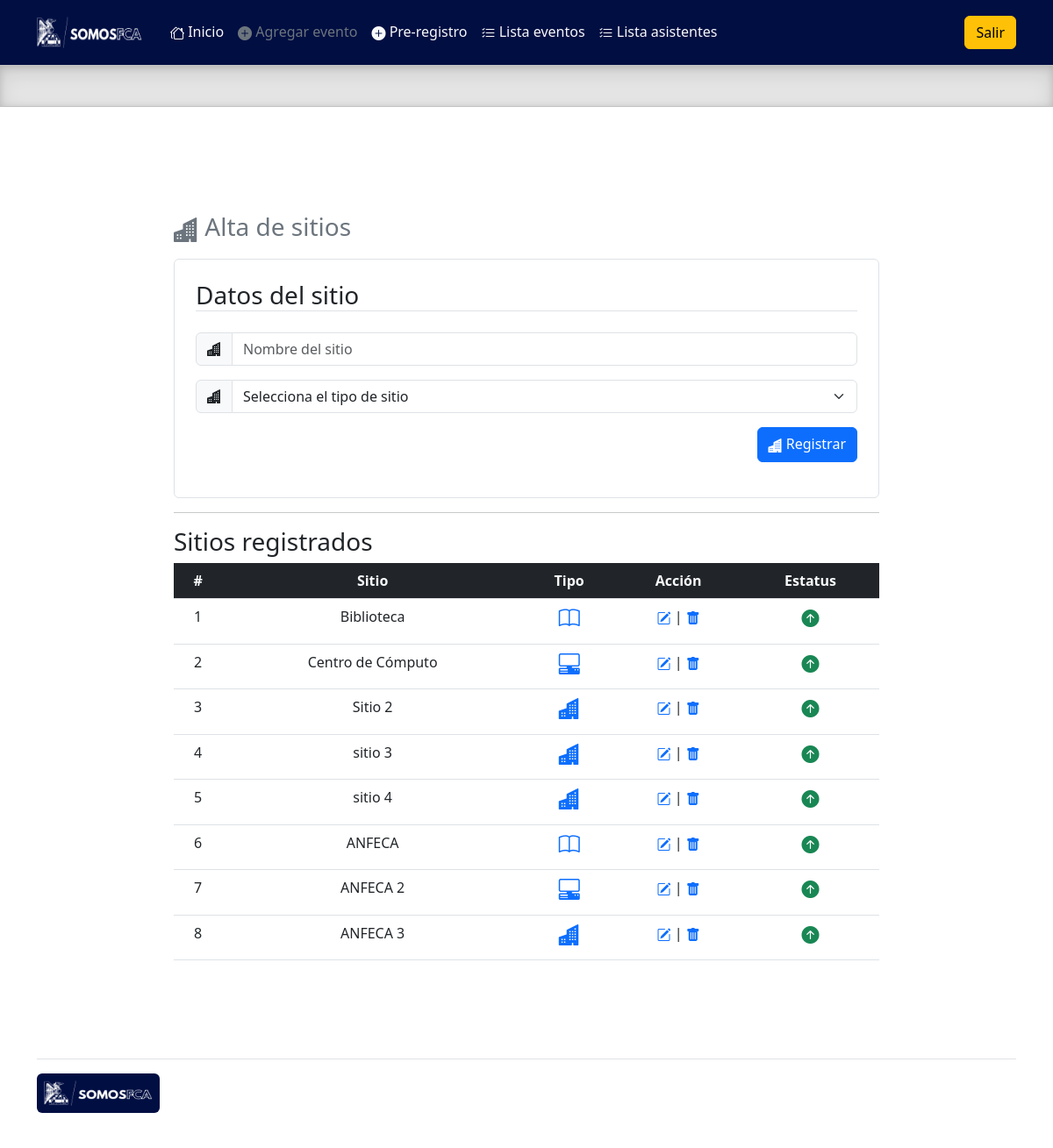
Page /admin/alta_sitio.php on the committed database.
### tables this page shows
CREATE TABLE `sitio` (
  `id` int(11) NOT NULL,
  `sitio` varchar(50) NOT NULL,
  `tipo_sitio` int(11) NOT NULL COMMENT '1 -Biblioteca 2- CC',
  `activo` int(11) NOT NULL
);

### admin/query/query_sitios.php (called while the page is built)
<?php
include('prcd/qc.php');
if (isset($idEventos)){
$sqlSitios2 = "SELECT * FROM sitio WHERE id = '$idEventos' ORDER BY id ASC ";
$resultadoSitio2 = $conn->query($sqlSitios2);
}
else{
$sqlSitios = "SELECT * FROM sitio ORDER BY id ASC";
$resultadoSitio = $conn->query($sqlSitios);
}
?>

### admin/alta_sitio.php (the view, shortened to what this page needs)
<!doctype html>
<html lang="en">
  <head>
    <link rel="stylesheet" href="https://cdn.jsdelivr.net/npm/bootstrap-icons@1.10.2/font/bootstrap-icons.css">
    <link href="../assets/dist/css/bootstrap.min.css" rel="stylesheet">
    <link href="headers.css" rel="stylesheet">
  </head>
  <body>
<main class="mb-0">
  <header class="p-3" style="background-color:#000e42;">
    <div class="container">
      <div class="d-flex flex-wrap align-items-center justify-content-center justify-content-lg-start">
        <a href="/" class="d-flex align-items-center mb-2 mb-lg-0 text-white text-decoration-none">
          <img src="../assets/brand/img/logo.png" width="120" height="36" role="img" alt="">
        </a>
        <ul class="nav col-12 col-lg-auto me-lg-auto mb-2 ms-4 justify-content-center mb-md-0">
          <li><a href="index.php" class="nav-link px-2 text-light"><i class="bi bi-houses"></i> Inicio</a></li>
          <li><a href="#" class="nav-link px-2 text-secondary"><i class="bi bi-plus-circle-fill"></i> Agregar evento</a></li>
          <li><a href="alta_asistentes.php" class="nav-link px-2 text-light"><i class="bi bi-plus-circle-fill"></i> Pre-registro</a></li>
          <li><a href="lista_eventos.php" class="nav-link px-2 text-light"><i class="bi bi-list-check"></i> Lista eventos</a></li>
          <li><a href="lista_asistentes.php" class="nav-link px-2 text-light"><i class="bi bi-list-check"></i> Lista asistentes</a></li>
        </ul>
        <div class="text-end">
          <a href="query/sort.php" type="button" class="btn btn-warning">Salir</a>
        </div>
      </div>
    </div>
  </header>
  <div class="b-example-divider">
  </div>
    <div class="container-fluid w-75 h-100 mt-5 mb-5 p-5">
    <h3 class="mt-4 mb-3 text-secondary"><i class="bi bi-buildings-fill"></i> Alta de sitios</h3>
    <div class="row justify-content-center">
      <form action="prcd/proceso_alta_sitio.php" method="POST">
        <div class="col-12 border rounded p-4">
            <h3 class="mb-4 border-bottom">Datos del sitio</h3>
            <div class="input-group mb-3">
                <span class="input-group-text" id="basic-addon1"><i class="bi bi-buildings-fill"></i></span>
                <input type="text" class="form-control" placeholder="Nombre del sitio" aria-label="Nombre del sitio" aria-describedby="basic-addon1" name="sitio" required>
            </div>
            <div class="input-group mb-3">
                <span class="input-group-text" id="basic-addon1"><i class="bi bi-buildings-fill"></i></span>
                  <select class="form-select" aria-label="Default select example" name="tipo_sitio" required>
                    <option value="" selected>Selecciona el tipo de sitio</option>
                  </select>
            </div>
            <p class="w-100 text-end"><button class="btn btn-primary" type="submit"><i class="bi bi-buildings-fill"></i> Registrar</button></p>
        </form>
        </div>
    </div>
    <hr>
    <h3 class="mt-3 mb-2">Sitios registrados</h3>
    <table class="table table-hover text-center">
        <thead class="bg-dark text-light">
            <tr>
                <th scope="col">#</th>
                <th scope="col">Sitio</th>
                <th scope="col">Tipo</th>
                <th scope="col">Acción</th>
                <th scope="col">Estatus</th>
                </tr>
        </thead>
        <tbody>
            <?
            $x = 0;
            include('query/query_sitios.php');
            while($rowSitio = $resultadoSitio->fetch_assoc()){
                $x++;
                echo'
                <tr>
                    <td>'.$x.'</td>
                    <td>'.$rowSitio['sitio'].'</td>';
                    if($rowSitio['tipo_sitio'] == 1){
                      echo'
                      <td>
                          <a class="pointer" title="Tipo sitio" data-bs-toggle="popover" data-bs-placement="right" data-bs-content="Biblioteca" data-bs-trigger="hover focus">
                            <i class="bi bi-book h4"></i>
                          </a>
                      </td>
                      ';
                    }
                    else if($rowSitio['tipo_sitio'] == 2){
                        echo'
                        <td>
                        <a class="pointer" title="Tipo sitio" data-bs-toggle="popover" data-bs-placement="right" data-bs-content="Centro de cómputo" data-bs-trigger="hover focus">
                          <i class="bi bi-pc-display-horizontal h4"></i>
                        </a>
                        </td>
                        ';
                    }
                    else if($rowSitio['tipo_sitio'] == 3){
                        echo'
                        <td>
                        <a class="pointer" title="Tipo sitio" data-bs-toggle="popover" data-bs-placement="right" data-bs-content="Otro sitio" data-bs-trigger="hover focus">
                          <i class="bi bi-buildings-fill h4"></i>
                        </a>
                        </td>
                        ';
                    }
                    echo'
                    <td><a href="#" data-bs-toggle="modal" data-bs-target="#editar'.$rowSitio['id'].'"><i class="bi bi-pencil-square"></i></a> | <a href="#" data-bs-toggle="modal" data-bs-target="#eliminar'.$rowSitio['id'].'"><i class="bi bi-trash-fill"></i></a></td>
                   ';
                    echo'
                    <td>';
                    if($rowSitio['activo'] == 1){
                        echo'
                        <a onclick="cambioEstatus('.$rowSitio['id'].',0)" id="rem'.$rowSitio['id'].'" class="pointer">
                            <h5><i id="cambioEst'.$rowSitio['id'].'" class="bi bi-arrow-up-circle-fill text-success"></i></h5>
                        </a>
                        ';
                    }
                    echo
                    '</td>
                </tr>
                ';
            }
            ?>
        </tbody>
    </table>
</main>
<div class="container">
  <footer class="d-flex flex-wrap justify-content-between align-items-center py-3 my-4 border-top">
      <p class="col-md-12 mb-0 text-muted"><a href="/" class="col-md-4 d-flex mb-md-0 me-md-auto link-dark text-decoration-none">
                <img src="../assets/brand/img/logo.png" width="140" height="45" role="img" alt="" class="p-2 rounded" style="background-color:#000e42">
            </a></p>
    </footer>
  </div>
  </body>
</html>

### admin/alta_sitio.php (style rules this page uses)
.pointer { cursor: pointer; }
.b-example-divider { height: 3rem; background-color: rgba(0, 0, 0, .1); border: solid rgba(0, 0, 0, .15); border-width: 1px 0; box-shadow: inset 0 .5em 1.5em rgba(0, 0, 0, .1), inset 0 .125em .5em rgba(0, 0, 0, .15); }
.bi { vertical-align: -.125em; fill: currentColor; }

### rows in the picture
sitio: sitio "Biblioteca", tipo_sitio 1 (drawn)
sitio: sitio "Centro de Cómputo", tipo_sitio 2 (drawn)
sitio: sitio "Sitio 2", tipo_sitio 3 (drawn)
sitio: sitio "sitio 3", tipo_sitio 3 (drawn)
sitio: sitio "sitio 4", tipo_sitio 3 (drawn)
sitio: sitio "ANFECA", tipo_sitio 1 (drawn)
sitio: sitio "ANFECA 2", tipo_sitio 2 (drawn)
sitio: sitio "ANFECA 3", tipo_sitio 3 (drawn)
